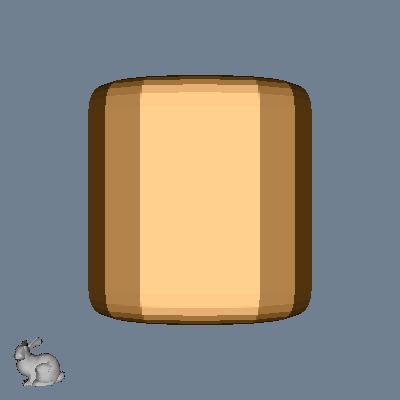

The script that drew this image:
#!/usr/bin/env python

# Display a poly data model as an orientation marker in the viewport corner.

import os
from pathlib import Path

# Factory overrides: importing these modules registers the OpenGL rendering
# and interaction style implementations for vtkRenderingCore factory classes.
import vtkmodules.vtkInteractionStyle  # noqa: F401
import vtkmodules.vtkRenderingOpenGL2  # noqa: F401

# VTK pipeline classes used in this example
from vtkmodules.vtkFiltersSources import vtkSuperquadricSource
from vtkmodules.vtkIOXML import vtkXMLPolyDataReader
from vtkmodules.vtkInteractionWidgets import vtkOrientationMarkerWidget
from vtkmodules.vtkRenderingCore import (
    vtkActor,
    vtkDataSetMapper,
    vtkPolyDataMapper,
    vtkRenderWindow,
    vtkRenderWindowInteractor,
    vtkRenderer,
)

# Colors (normalized RGB)
silver_rgb = (0.753, 0.753, 0.753)
slate_gray_rgb = (0.439, 0.502, 0.565)
wheat_rgb = (0.961, 0.871, 0.702)
carrot_rgb = (0.930, 0.569, 0.129)
white_rgb = (1.0, 1.0, 1.0)

# Data: read Bunny.vtp for the orientation marker icon
data_dir = Path(os.environ.get("VPE_DATA_DIR", Path(__file__).parent))
file_path = data_dir / "Bunny.vtp"

# Reader: load XML poly data for the icon
reader = vtkXMLPolyDataReader()
reader.SetFileName(str(file_path))

# Mapper: map the icon poly data
icon_mapper = vtkDataSetMapper()
icon_mapper.SetInputConnection(reader.GetOutputPort())

# Actor: the icon actor for the orientation marker
icon_actor = vtkActor()
icon_actor.SetMapper(icon_mapper)
icon_actor.GetProperty().SetColor(silver_rgb)

# Source: generate a superquadric as the main scene object
superquadric_source = vtkSuperquadricSource()
superquadric_source.SetPhiRoundness(0.2)
superquadric_source.SetThetaRoundness(0.8)

# Mapper: map superquadric polygon data
superquadric_mapper = vtkPolyDataMapper()
superquadric_mapper.SetInputConnection(superquadric_source.GetOutputPort())

# Actor: assign the superquadric geometry
superquadric_actor = vtkActor()
superquadric_actor.SetMapper(superquadric_mapper)
superquadric_actor.GetProperty().SetInterpolationToFlat()
superquadric_actor.GetProperty().SetDiffuseColor(carrot_rgb)
superquadric_actor.GetProperty().SetSpecularColor(white_rgb)
superquadric_actor.GetProperty().SetDiffuse(0.6)
superquadric_actor.GetProperty().SetSpecular(0.5)
superquadric_actor.GetProperty().SetSpecularPower(5.0)

# Renderer: assemble the scene
renderer = vtkRenderer()
renderer.AddActor(superquadric_actor)
renderer.SetBackground(slate_gray_rgb)
renderer.ResetCamera()

# Window: display the rendered scene
render_window = vtkRenderWindow()
render_window.AddRenderer(renderer)
render_window.SetWindowName("orientation marker bunny")
render_window.SetMultiSamples(0)
render_window.SetSize(400, 400)

# Interactor: handle mouse and keyboard events
render_window_interactor = vtkRenderWindowInteractor()
render_window_interactor.SetRenderWindow(render_window)

# OrientationMarkerWidget: display the bunny icon in the viewport corner
om_widget = vtkOrientationMarkerWidget()
om_widget.SetOrientationMarker(icon_actor)
om_widget.SetInteractor(render_window_interactor)
om_widget.SetViewport(0.0, 0.0, 0.2, 0.2)
om_widget.SetOutlineColor(*wheat_rgb)
om_widget.SetEnabled(1)
om_widget.InteractiveOn()

# Launch the interactive visualization
render_window.Render()
render_window_interactor.Initialize()
render_window_interactor.Start()
